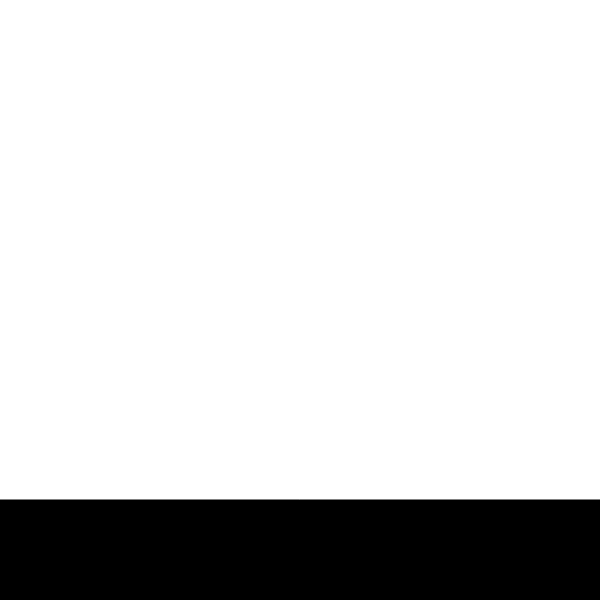
Frame 1 (no input)
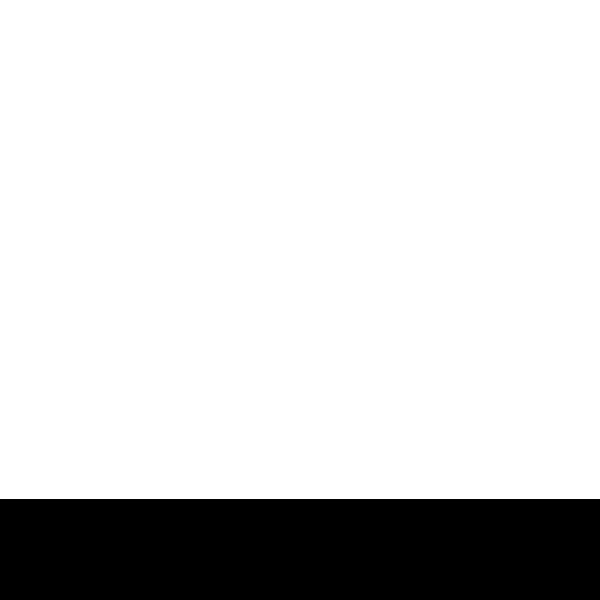
Frame 60 (no input)
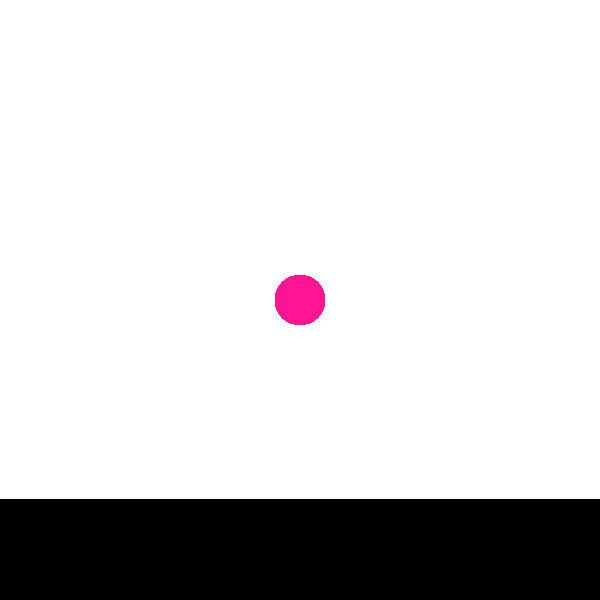
Frame 120 (the mouse pressed at the canvas centre since frame 60)

The p5.js sketch that drew these frames (run headless with seeded random() and noise() and a simulated clock; from frame 60 on, the mouse is pressed at the canvas centre):

// p5.js sketch
// ── sketch.js
let slider
let colourpicker1
let clearButton

function setup(){
    
    createCanvas(600,600);
     clearButton = createButton("clear");
     clearButton.size(200);
     clearButton.position(400,690);
    slider = createSlider(0,255);
    slider.position(150,700);
colourpicker1 = createColorPicker("deeppink");
colourpicker1.position(70,700);
clearButton.mousePressed(clear);

}

function draw(){
    if(mouseIsPressed){
        noStroke()
        fill(colourpicker1.value())
circle(mouseX,mouseY,slider.value());
    }
fill(0)
rect(0,500,600)
}
function clear(){
    background(255);
}
